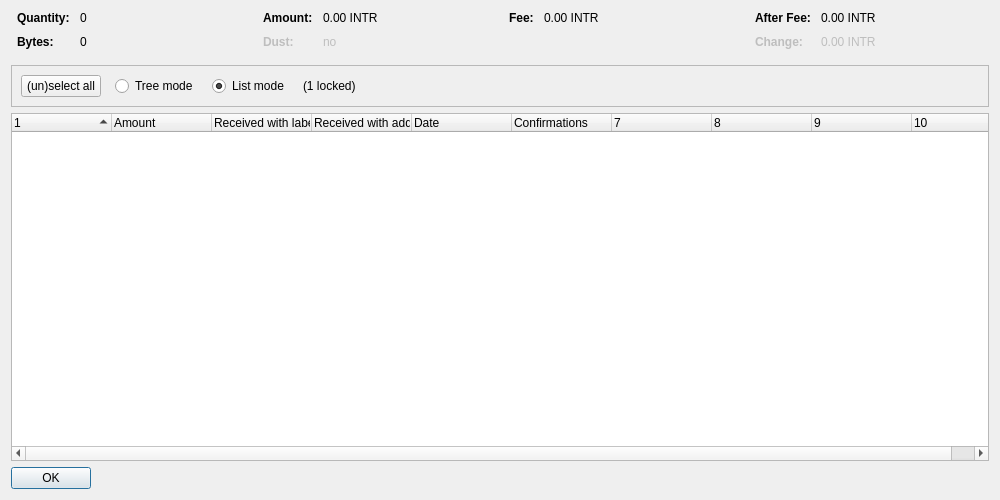
<?xml version="1.0" encoding="UTF-8"?>
<ui version="4.0">
 <class>CoinControlDialog</class>
 <widget class="QDialog" name="CoinControlDialog">
  <property name="geometry">
   <rect>
    <x>0</x>
    <y>0</y>
    <width>1000</width>
    <height>500</height>
   </rect>
  </property>
  <property name="windowTitle">
   <string>Coin Selection</string>
  </property>
  <layout class="QVBoxLayout" name="verticalLayout">
   <item>
    <layout class="QHBoxLayout" name="horizontalLayoutTop" stretch="0,0,0,0">
     <property name="topMargin">
      <number>0</number>
     </property>
     <property name="bottomMargin">
      <number>10</number>
     </property>
     <item>
      <layout class="QFormLayout" name="formLayoutCoinControl1">
       <property name="horizontalSpacing">
        <number>10</number>
       </property>
       <property name="verticalSpacing">
        <number>10</number>
       </property>
       <property name="leftMargin">
        <number>6</number>
       </property>
       <property name="rightMargin">
        <number>6</number>
       </property>
       <item row="0" column="0">
        <widget class="QLabel" name="labelCoinControlQuantityText">
         <property name="font">
          <font>
           <weight>75</weight>
           <bold>true</bold>
          </font>
         </property>
         <property name="text">
          <string>Quantity:</string>
         </property>
        </widget>
       </item>
       <item row="0" column="1">
        <widget class="QLabel" name="labelCoinControlQuantity">
         <property name="cursor">
          <cursorShape>IBeamCursor</cursorShape>
         </property>
         <property name="contextMenuPolicy">
          <enum>Qt::ActionsContextMenu</enum>
         </property>
         <property name="text">
          <string notr="true">0</string>
         </property>
         <property name="textInteractionFlags">
          <set>Qt::LinksAccessibleByMouse|Qt::TextSelectableByKeyboard|Qt::TextSelectableByMouse</set>
         </property>
        </widget>
       </item>
       <item row="1" column="0">
        <widget class="QLabel" name="labelCoinControlBytesText">
         <property name="font">
          <font>
           <weight>75</weight>
           <bold>true</bold>
          </font>
         </property>
         <property name="text">
          <string>Bytes:</string>
         </property>
        </widget>
       </item>
       <item row="1" column="1">
        <widget class="QLabel" name="labelCoinControlBytes">
         <property name="cursor">
          <cursorShape>IBeamCursor</cursorShape>
         </property>
         <property name="contextMenuPolicy">
          <enum>Qt::ActionsContextMenu</enum>
         </property>
         <property name="text">
          <string notr="true">0</string>
         </property>
         <property name="textInteractionFlags">
          <set>Qt::LinksAccessibleByMouse|Qt::TextSelectableByKeyboard|Qt::TextSelectableByMouse</set>
         </property>
        </widget>
       </item>
      </layout>
     </item>
     <item>
      <layout class="QFormLayout" name="formLayoutCoinControl2">
       <property name="horizontalSpacing">
        <number>10</number>
       </property>
       <property name="verticalSpacing">
        <number>10</number>
       </property>
       <property name="leftMargin">
        <number>6</number>
       </property>
       <property name="rightMargin">
        <number>6</number>
       </property>
       <item row="0" column="0">
        <widget class="QLabel" name="labelCoinControlAmountText">
         <property name="font">
          <font>
           <weight>75</weight>
           <bold>true</bold>
          </font>
         </property>
         <property name="text">
          <string>Amount:</string>
         </property>
        </widget>
       </item>
       <item row="0" column="1">
        <widget class="QLabel" name="labelCoinControlAmount">
         <property name="cursor">
          <cursorShape>IBeamCursor</cursorShape>
         </property>
         <property name="contextMenuPolicy">
          <enum>Qt::ActionsContextMenu</enum>
         </property>
         <property name="text">
          <string notr="true">0.00 INTR</string>
         </property>
         <property name="textInteractionFlags">
          <set>Qt::LinksAccessibleByMouse|Qt::TextSelectableByKeyboard|Qt::TextSelectableByMouse</set>
         </property>
        </widget>
       </item>
       <item row="1" column="0">
        <widget class="QLabel" name="labelCoinControlLowOutputText">
         <property name="enabled">
          <bool>false</bool>
         </property>
         <property name="font">
          <font>
           <weight>75</weight>
           <bold>true</bold>
          </font>
         </property>
         <property name="text">
          <string>Dust:</string>
         </property>
        </widget>
       </item>
       <item row="1" column="1">
        <widget class="QLabel" name="labelCoinControlLowOutput">
         <property name="enabled">
          <bool>false</bool>
         </property>
         <property name="cursor">
          <cursorShape>IBeamCursor</cursorShape>
         </property>
         <property name="contextMenuPolicy">
          <enum>Qt::ActionsContextMenu</enum>
         </property>
         <property name="text">
          <string notr="true">no</string>
         </property>
         <property name="textInteractionFlags">
          <set>Qt::LinksAccessibleByMouse|Qt::TextSelectableByKeyboard|Qt::TextSelectableByMouse</set>
         </property>
        </widget>
       </item>
      </layout>
     </item>
     <item>
      <layout class="QFormLayout" name="formLayoutCoinControl3">
       <property name="horizontalSpacing">
        <number>10</number>
       </property>
       <property name="verticalSpacing">
        <number>10</number>
       </property>
       <property name="leftMargin">
        <number>6</number>
       </property>
       <property name="rightMargin">
        <number>6</number>
       </property>
       <item row="0" column="0">
        <widget class="QLabel" name="labelCoinControlFeeText">
         <property name="font">
          <font>
           <weight>75</weight>
           <bold>true</bold>
          </font>
         </property>
         <property name="text">
          <string>Fee:</string>
         </property>
        </widget>
       </item>
       <item row="0" column="1">
        <widget class="QLabel" name="labelCoinControlFee">
         <property name="cursor">
          <cursorShape>IBeamCursor</cursorShape>
         </property>
         <property name="contextMenuPolicy">
          <enum>Qt::ActionsContextMenu</enum>
         </property>
         <property name="text">
          <string notr="true">0.00 INTR</string>
         </property>
         <property name="textInteractionFlags">
          <set>Qt::LinksAccessibleByMouse|Qt::TextSelectableByKeyboard|Qt::TextSelectableByMouse</set>
         </property>
        </widget>
       </item>
      </layout>
     </item>
     <item>
      <layout class="QFormLayout" name="formLayoutCoinControl4">
       <property name="horizontalSpacing">
        <number>10</number>
       </property>
       <property name="verticalSpacing">
        <number>10</number>
       </property>
       <property name="leftMargin">
        <number>6</number>
       </property>
       <property name="rightMargin">
        <number>6</number>
       </property>
       <item row="0" column="0">
        <widget class="QLabel" name="labelCoinControlAfterFeeText">
         <property name="font">
          <font>
           <weight>75</weight>
           <bold>true</bold>
          </font>
         </property>
         <property name="text">
          <string>After Fee:</string>
         </property>
        </widget>
       </item>
       <item row="0" column="1">
        <widget class="QLabel" name="labelCoinControlAfterFee">
         <property name="cursor">
          <cursorShape>IBeamCursor</cursorShape>
         </property>
         <property name="contextMenuPolicy">
          <enum>Qt::ActionsContextMenu</enum>
         </property>
         <property name="text">
          <string notr="true">0.00 INTR</string>
         </property>
         <property name="textInteractionFlags">
          <set>Qt::LinksAccessibleByMouse|Qt::TextSelectableByKeyboard|Qt::TextSelectableByMouse</set>
         </property>
        </widget>
       </item>
       <item row="1" column="0">
        <widget class="QLabel" name="labelCoinControlChangeText">
         <property name="enabled">
          <bool>false</bool>
         </property>
         <property name="font">
          <font>
           <weight>75</weight>
           <bold>true</bold>
          </font>
         </property>
         <property name="text">
          <string>Change:</string>
         </property>
        </widget>
       </item>
       <item row="1" column="1">
        <widget class="QLabel" name="labelCoinControlChange">
         <property name="enabled">
          <bool>false</bool>
         </property>
         <property name="cursor">
          <cursorShape>IBeamCursor</cursorShape>
         </property>
         <property name="contextMenuPolicy">
          <enum>Qt::ActionsContextMenu</enum>
         </property>
         <property name="text">
          <string notr="true">0.00 INTR</string>
         </property>
         <property name="textInteractionFlags">
          <set>Qt::LinksAccessibleByMouse|Qt::TextSelectableByKeyboard|Qt::TextSelectableByMouse</set>
         </property>
        </widget>
       </item>
      </layout>
     </item>
    </layout>
   </item>
   <item>
    <widget class="QFrame" name="frame">
     <property name="minimumSize">
      <size>
       <width>0</width>
       <height>40</height>
      </size>
     </property>
     <property name="frameShape">
      <enum>QFrame::StyledPanel</enum>
     </property>
     <property name="frameShadow">
      <enum>QFrame::Sunken</enum>
     </property>
     <layout class="QHBoxLayout" name="horizontalLayout">
      <item>
       <layout class="QHBoxLayout" name="horizontalLayoutPanel" stretch="0,0,0,0,0">
        <property name="spacing">
         <number>14</number>
        </property>
        <item>
         <widget class="QPushButton" name="pushButtonSelectAll">
          <property name="sizePolicy">
           <sizepolicy hsizetype="Maximum" vsizetype="Fixed">
            <horstretch>0</horstretch>
            <verstretch>0</verstretch>
           </sizepolicy>
          </property>
          <property name="text">
           <string>(un)select all</string>
          </property>
          <property name="autoDefault">
           <bool>false</bool>
          </property>
         </widget>
        </item>
        <item>
         <widget class="QRadioButton" name="radioTreeMode">
          <property name="sizePolicy">
           <sizepolicy hsizetype="Maximum" vsizetype="Fixed">
            <horstretch>0</horstretch>
            <verstretch>0</verstretch>
           </sizepolicy>
          </property>
          <property name="text">
           <string>Tree mode</string>
          </property>
         </widget>
        </item>
        <item>
         <widget class="QRadioButton" name="radioListMode">
          <property name="sizePolicy">
           <sizepolicy hsizetype="Maximum" vsizetype="Fixed">
            <horstretch>0</horstretch>
            <verstretch>0</verstretch>
           </sizepolicy>
          </property>
          <property name="text">
           <string>List mode</string>
          </property>
          <property name="checked">
           <bool>true</bool>
          </property>
         </widget>
        </item>
        <item>
         <widget class="QLabel" name="labelLocked">
          <property name="text">
           <string notr="true">(1 locked)</string>
          </property>
         </widget>
        </item>
        <item>
         <spacer name="horizontalSpacer">
          <property name="orientation">
           <enum>Qt::Horizontal</enum>
          </property>
          <property name="sizeHint" stdset="0">
           <size>
            <width>40</width>
            <height>20</height>
           </size>
          </property>
         </spacer>
        </item>
       </layout>
      </item>
     </layout>
    </widget>
   </item>
   <item>
    <widget class="CoinControlTreeWidget" name="treeWidget">
     <property name="contextMenuPolicy">
      <enum>Qt::CustomContextMenu</enum>
     </property>
     <property name="sortingEnabled">
      <bool>false</bool>
     </property>
     <property name="columnCount">
      <number>10</number>
     </property>
     <attribute name="headerShowSortIndicator" stdset="0">
      <bool>true</bool>
     </attribute>
     <attribute name="headerStretchLastSection">
      <bool>false</bool>
     </attribute>
     <column>
      <property name="text">
       <string/>
      </property>
     </column>
     <column>
      <property name="text">
       <string>Amount</string>
      </property>
     </column>
     <column>
      <property name="text">
       <string>Received with label</string>
      </property>
     </column>
     <column>
      <property name="text">
       <string>Received with address</string>
      </property>
     </column>
     <column>
      <property name="text">
       <string>Date</string>
      </property>
     </column>
     <column>
      <property name="text">
       <string>Confirmations</string>
      </property>
      <property name="toolTip">
       <string>Confirmed</string>
      </property>
     </column>
     <column>
      <property name="text">
       <string/>
      </property>
     </column>
     <column>
      <property name="text">
       <string/>
      </property>
     </column>
     <column>
      <property name="text">
       <string/>
      </property>
     </column>
     <column>
      <property name="text">
       <string/>
      </property>
     </column>
    </widget>
   </item>
   <item>
    <widget class="QDialogButtonBox" name="buttonBox">
     <property name="sizePolicy">
      <sizepolicy hsizetype="Maximum" vsizetype="Fixed">
       <horstretch>0</horstretch>
       <verstretch>0</verstretch>
      </sizepolicy>
     </property>
     <property name="orientation">
      <enum>Qt::Horizontal</enum>
     </property>
     <property name="standardButtons">
      <set>QDialogButtonBox::Ok</set>
     </property>
    </widget>
   </item>
  </layout>
 </widget>
 <customwidgets>
  <customwidget>
   <class>CoinControlTreeWidget</class>
   <extends>QTreeWidget</extends>
   <header>qt/coincontroltreewidget.h</header>
  </customwidget>
 </customwidgets>
 <resources/>
 <connections/>
</ui>
